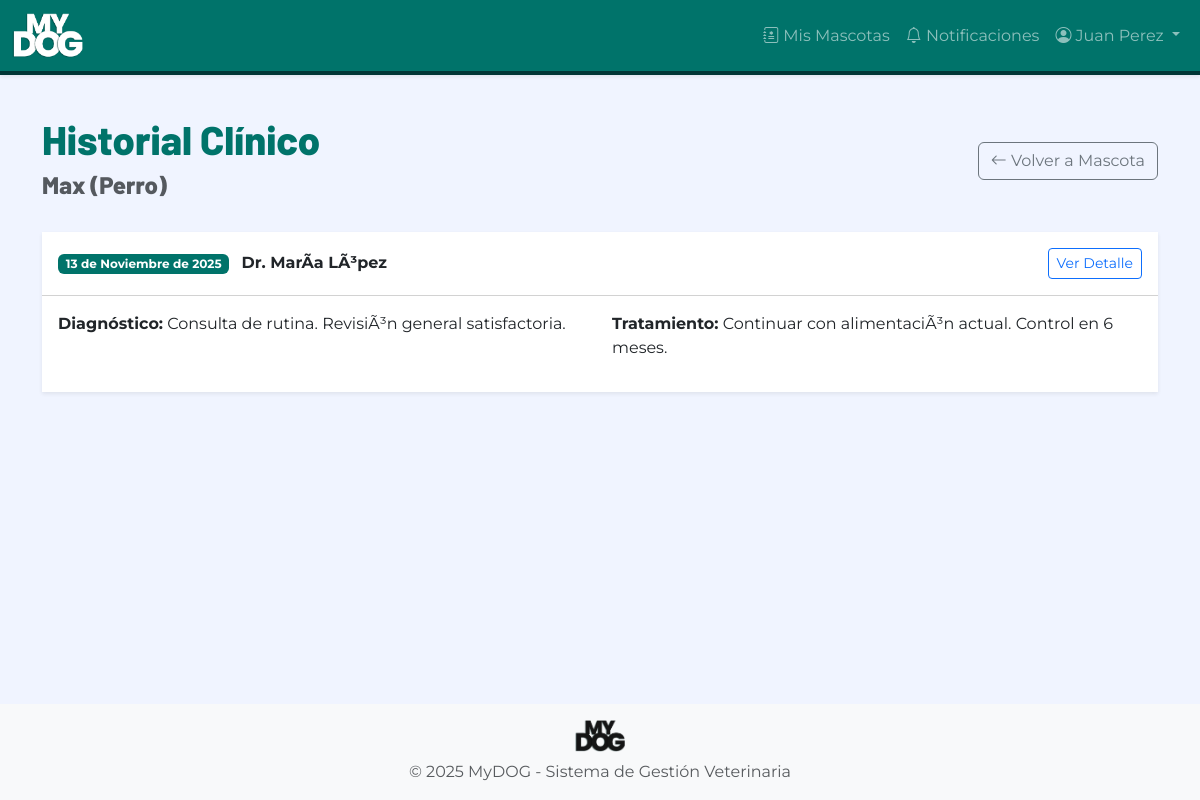
The page /historiales/mascota/4/ (signed in) on the database its author committed.
### autenticacion/models.py (models this page shows, shortened)
class Usuario(AbstractUser):
    ROL_CHOICES = [
        ('ADMIN', 'Administrador'),
        ('VETERINARIO', 'Veterinario'),
        ('ADMINISTRATIVO', 'Personal Administrativo'),
        ('PROPIETARIO', 'Propietario'),
    ]
    rol = models.CharField(
        max_length=20,
        choices=ROL_CHOICES,
        verbose_name='Rol',
        help_text='Rol del usuario en el sistema'
    )
    activo = models.BooleanField(
        default=True,
        verbose_name='Activo',
        help_text='Indica si el usuario puede acceder al sistema'
    )
    intentos_fallidos = models.IntegerField(
        default=0,
        verbose_name='Intentos fallidos',
        help_text='Número de intentos fallidos de login consecutivos'
    )
    bloqueado_hasta = models.DateTimeField(
        null=True,
        blank=True,
        verbose_name='Bloqueado hasta',
        help_text='Fecha y hora hasta la cual el usuario está bloqueado'
    )
    foto_perfil = models.ImageField(
        upload_to='perfiles/',
        null=True,
        blank=True,
        verbose_name='Foto de perfil'
    )
    telefono = models.CharField(
        max_length=15,
        blank=True,
        verbose_name='Teléfono'
    )
    fecha_creacion = models.DateTimeField(
        auto_now_add=True,
        verbose_name='Fecha de creación'
    )
    fecha_modificacion = models.DateTimeField(
        auto_now=True,
        verbose_name='Fecha de modificación'
    )
    class Meta:
        verbose_name = 'Usuario'
        verbose_name_plural = 'Usuarios'
        ordering = ['-fecha_creacion']
    def es_admin(self):
        return self.rol == 'ADMIN'

### mascotas/models.py (models this page shows, shortened)
class Mascota(models.Model):
    ESPECIE_CHOICES = [
        ('PERRO', 'Perro'),
        ('GATO', 'Gato'),
        ('AVE', 'Ave'),
        ('ROEDOR', 'Roedor'),
        ('REPTIL', 'Reptil'),
        ('OTRO', 'Otro'),
    ]
    SEXO_CHOICES = [
        ('M', 'Macho'),
        ('H', 'Hembra'),
    ]
    propietario = models.ForeignKey(
        'propietarios.Propietario',
        on_delete=models.PROTECT,
        related_name='mascotas',
        verbose_name='Propietario',
        help_text='Propietario actual de la mascota'
    )
    nombre = models.CharField(
        max_length=50,
        verbose_name='Nombre',
        help_text='Nombre de la mascota (2-50 caracteres)'
    )
    especie = models.CharField(
        max_length=10,
        choices=ESPECIE_CHOICES,
        verbose_name='Especie',
        help_text='Especie de la mascota'
    )
    raza = models.CharField(
        max_length=50,
        verbose_name='Raza',
        help_text='Raza de la mascota'
    )
    edad = models.PositiveIntegerField(
        validators=[MinValueValidator(0)],
        verbose_name='Edad',
        help_text='Edad de la mascota en años'
    )
    peso = models.DecimalField(
        max_digits=5,
        decimal_places=2,
        null=True,
        blank=True,
        validators=[MinValueValidator(0.01)],
        verbose_name='Peso',
        help_text='Peso de la mascota en kilogramos (opcional)'
    )
    sexo = models.CharField(
        max_length=1,
        choices=SEXO_CHOICES,
        blank=True,
        verbose_name='Sexo',
        help_text='Sexo de la mascota (opcional)'
    )
    observaciones = models.TextField(
        max_length=300,
        blank=True,
        verbose_name='Observaciones',
        help_text='Observaciones adicionales (máx 300 caracteres)'
    )
    foto = models.ImageField(
        upload_to='mascotas/',
        null=True,
        blank=True,
        verbose_name='Foto',
        help_text='Foto de la mascota'
    )
    activo = models.BooleanField(
        default=True,
        verbose_name='Activo',
        help_text='Indica si la mascota está activa (no transferida ni fallecida)'
    )
    fecha_registro = models.DateTimeField(
        auto_now_add=True,
        verbose_name='Fecha de registro'
    )
    fecha_modificacion = models.DateTimeField(
        auto_now=True,
        verbose_name='Fecha de modificación'
    )
    class Meta:
        verbose_name = 'Mascota'
        verbose_name_plural = 'Mascotas'
        ordering = ['-fecha_registro']
        indexes = [
            models.Index(fields=['propietario', 'nombre']),
            models.Index(fields=['especie']),
        ]

### historiales/models.py (models this page shows, shortened)
class HistorialClinico(models.Model):
    mascota = models.ForeignKey(
        'mascotas.Mascota',
        on_delete=models.PROTECT,
        related_name='historiales',
        verbose_name='Mascota'
    )
    cita = models.ForeignKey(
        'citas.Cita',
        on_delete=models.SET_NULL,
        null=True,
        blank=True,
        related_name='historiales',
        verbose_name='Cita asociada'
    )
    veterinario = models.ForeignKey(
        'autenticacion.Usuario',
        on_delete=models.PROTECT,
        limit_choices_to={'rol': 'VETERINARIO'},
        related_name='historiales_registrados',
        verbose_name='Veterinario responsable'
    )
    fecha_consulta = models.DateField(
        verbose_name='Fecha de consulta'
    )
    diagnostico = models.TextField(
        verbose_name='Diagnóstico',
        help_text='Diagnóstico realizado por el veterinario'
    )
    tratamiento = models.TextField(
        verbose_name='Tratamiento',
        help_text='Tratamiento prescrito'
    )
    vacunas = models.TextField(
        blank=True,
        verbose_name='Vacunas aplicadas',
        help_text='Vacunas administradas durante la consulta'
    )
    procedimientos = models.TextField(
        blank=True,
        verbose_name='Procedimientos realizados',
        help_text='Procedimientos médicos realizados'
    )
    evolucion = models.TextField(
        verbose_name='Evolución',
        help_text='Estado y evolución del paciente'
    )
    peso_actual = models.DecimalField(
        max_digits=5,
        decimal_places=2,
        null=True,
        blank=True,
        validators=[MinValueValidator(0.01)],
        verbose_name='Peso actual (kg)',
        help_text='Peso registrado durante la consulta'
    )
    fecha_registro = models.DateTimeField(
        auto_now_add=True,
        verbose_name='Fecha de registro'
    )
    fecha_modificacion = models.DateTimeField(
        auto_now=True,
        verbose_name='Fecha de modificación'
    )
    class Meta:
        verbose_name = 'Historial clínico'
        verbose_name_plural = 'Historiales clínicos'
        ordering = ['-fecha_consulta']

### historiales/views.py (the view)
# urls.py: path('mascota/<int:mascota_id>/', views.historial_mascota, name='lista_mascota'),
@login_required
def historial_mascota(request, mascota_id):
    mascota = get_object_or_404(Mascota, pk=mascota_id)
    if request.user.rol == 'PROPIETARIO' and mascota.propietario.usuario_id != request.user.id:
        raise Http404
    historiales = mascota.historiales.all().order_by('-fecha_consulta')
    return render(request, 'historiales/lista_mascota.html', {'mascota': mascota, 'historiales': historiales})

### templates/historiales/lista_mascota.html (shortened to what this page needs)
{% extends 'base.html' %}
{% block content %}
<div class="d-flex justify-content-between align-items-center mb-4">
    <div>
        <h1 class="font-titulo text-primary-mydog">Historial Clínico</h1>
        <h4 class="text-muted">{{ mascota.nombre }} ({{ mascota.get_especie_display }})</h4>
    </div>
    <div class="d-flex gap-2">
        <a href="{% url 'mascotas:detalle' mascota.pk %}" class="btn btn-outline-secondary">
            <i class="bi bi-arrow-left"></i> Volver a Mascota
        </a>
    </div>
</div>
<div class="row">
    <div class="col-md-12">
        {% for consulta in historiales %}
        <div class="card shadow-sm border-0 mb-3">
            <div class="card-header bg-white py-3 d-flex justify-content-between align-items-center">
                <div>
                    <span class="badge bg-primary-mydog me-2">{{ consulta.fecha_consulta }}</span>
                    <span class="fw-bold">Dr. {{ consulta.veterinario.get_full_name }}</span>
                </div>
                <a href="{% url 'historiales:detalle' consulta.pk %}" class="btn btn-sm btn-outline-primary">Ver Detalle</a>
            </div>
            <div class="card-body">
                <div class="row">
                    <div class="col-md-6">
                        <p><strong>Diagnóstico:</strong> {{ consulta.diagnostico|truncatechars:100 }}</p>
                    </div>
                    <div class="col-md-6">
                        <p><strong>Tratamiento:</strong> {{ consulta.tratamiento|truncatechars:100 }}</p>
                    </div>
                </div>
            </div>
        </div>
        {% empty %}
        <div class="alert alert-info">
            No hay registros médicos para esta mascota.
        </div>
        {% endfor %}
    </div>
</div>
{% endblock %}

### templates/base.html (shortened to what this page needs)
{% load static %}
<!DOCTYPE html>
<html lang="es">
<head>
    <link href="https://cdn.jsdelivr.net/npm/bootstrap@5.3.0/dist/css/bootstrap.min.css" rel="stylesheet">
    <link rel="stylesheet" href="https://cdn.jsdelivr.net/npm/bootstrap-icons@1.11.0/font/bootstrap-icons.css">
    <link rel="stylesheet" href="{% static 'css/base.css' %}">
    <link rel="stylesheet" href="{% static 'css/responsive.css' %}">
</head>
<body>
    <nav class="navbar navbar-expand-lg navbar-dark bg-primary-mydog shadow-sm">
        <div class="container-fluid">
            <a class="navbar-brand" href="{% url 'home' %}">
                <img src="{% static 'img/logo-mydog-blanco.png' %}" alt="MyDOG" height="45" class="d-inline-block">
            </a>
            <div class="collapse navbar-collapse" id="navbarNav">
                <ul class="navbar-nav ms-auto">
                    {% if user.is_authenticated %}
                        <li class="nav-item">
                            <a class="nav-link" href="{% url 'historiales:mis_mascotas' %}">
                                <i class="bi bi-journal-medical"></i>
                                {% if user.rol == 'PROPIETARIO' %}Mis Mascotas{% else %}Historiales{% endif %}
                            </a>
                        </li>
                        <li class="nav-item">
                            <a class="nav-link" href="{% url 'notificaciones:lista' %}">
                                <i class="bi bi-bell"></i> Notificaciones
                            </a>
                        </li>
                        <li class="nav-item dropdown">
                            <a class="nav-link dropdown-toggle" href="#" role="button" data-bs-toggle="dropdown">
                                <i class="bi bi-person-circle"></i> {{ user.get_full_name|default:user.username }}
                            </a>
                        </li>
                    {% else %}
                        <li class="nav-item">
                            <a class="nav-link" href="{% url 'autenticacion:login' %}">Iniciar Sesión</a>
                        </li>
                    {% endif %}
                </ul>
            </div>
        </div>
    </nav>
    <main class="container py-4">
        {% block content %}{% endblock %}
    </main>
    <footer class="footer mt-auto py-3 bg-light">
        <div class="container text-center">
            <img src="{% static 'img/logo-mydog-negro.png' %}" alt="MyDOG" height="32" class="mb-2">
            <p class="text-muted mb-0">&copy; 2025 MyDOG - Sistema de Gestión Veterinaria</p>
        </div>
    </footer>
</body>
</html>

### static/css/base.css (style rules this page uses)
:root { --color-primary: #00736A; --color-secondary: #003535; --color-accent: #F95C32; --color-accent-light: #0FF7750; --color-bg-light: #F0F4FF; --color-gray: #CCCBD1; --color-white: #FFFFFF; --color-black: #000000; --font-titulo: 'Barlow', sans-serif; --font-subtitulo: 'Montserrat', sans-serif; --font-texto: 'Montserrat', sans-serif; }
body { font-family: var(--font-texto); background-color: var(--color-bg-light); color: var(--color-black); }
h1, h2, h3, h4, h5, h6, .font-titulo { font-family: var(--font-titulo); font-weight: 800; }
.bg-primary-mydog { background-color: var(--color-primary) !important; }
.text-primary-mydog { color: var(--color-primary) !important; }
.card { border-radius: 0 !important; }
.navbar { box-shadow: 0 2px 4px rgba(0,0,0,0.1); box-shadow: none; border-bottom: 4px solid var(--color-secondary); }

### templates/base.html (style rules this page uses)
html, body { height: 100%; }
body { display: flex; flex-direction: column; }
main { flex: 1 0 auto; }
footer { flex-shrink: 0; }

### rows shown on the page
Usuario: get_full_name "Juan Perez"
Mascota: nombre "Max", especie "Perro"
HistorialClinico: fecha_consulta "13 de Noviembre de 2025", veterinario.get_full_name "MarÃ­a LÃ³pez", diagnostico "Consulta de rutina. RevisiÃ³n general satisfactoria.", tratamiento "Continuar con alimentaciÃ³n actual. Control en 6 meses."
